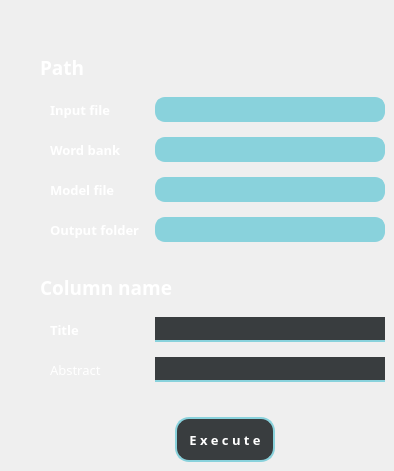
          <widget class="QWidget" name="page_8">
           <property name="styleSheet">
            <string notr="true">QLabel {
 color: #fff;
}

#pre_input_path,
#pre_wb_path,
#pre_model_path,
#pre_output_path {
 color: #000;
 background-color: #89D2DC;
 border-radius: 10px;
 border: 2px solid #89D2DC;
}

#pre_input,
#pre_output,
#pre_wb,
#pre_model {
 color: #000;
 background-color: #89D2DC;
 border-radius: 10px;
 border: 2px solid #89D2DC;
}

#pre_input_button,
#pre_wb_button,
#pre_output_button,
#pre_model_button {
 color: #000;
 background-color: #89D2DC;
 border-radius: 10px;
 border: 4px solid #89D2DC;
}

#pre_ti_col,
#pre_ab_col {
 background-color: #393D3F;
 border: none;
 border-bottom: 2px solid #89D2DC;
 color: #B2B2B2;
 padding-bottom: 3px;
}
</string>
           </property>
           <widget class="QLabel" name="label_9">
            <property name="geometry">
             <rect>
              <x>50</x>
              <y>100</y>
              <width>101</width>
              <height>20</height>
             </rect>
            </property>
            <property name="font">
             <font>
              <family>微軟正黑體</family>
              <pointsize>10</pointsize>
              <weight>75</weight>
              <bold>true</bold>
             </font>
            </property>
            <property name="text">
             <string>Input file</string>
            </property>
           </widget>
           <widget class="QPushButton" name="pre_exeButton">
            <property name="geometry">
             <rect>
              <x>175</x>
              <y>417</y>
              <width>100</width>
              <height>45</height>
             </rect>
            </property>
            <property name="sizePolicy">
             <sizepolicy hsizetype="Fixed" vsizetype="Fixed">
              <horstretch>0</horstretch>
              <verstretch>0</verstretch>
             </sizepolicy>
            </property>
            <property name="font">
             <font>
              <family>SemplicitaPro</family>
              <pointsize>10</pointsize>
              <weight>75</weight>
              <bold>true</bold>
             </font>
            </property>
            <property name="styleSheet">
             <string notr="true">QPushButton#pre_exeButton {
 color: #fff;
 background-color: #393D3F;
 border-radius: 14px;
 border: 2px solid #89D2DC;
}

QPushButton#pre_exeButton:hover, press {
 color: #393D3F;
 background-color: #89D2DC;
 border-radius: 14px;
 border: 2px solid #89D2DC;
}</string>
            </property>
            <property name="text">
             <string>E x e c u t e</string>
            </property>
            <property name="flat">
             <bool>false</bool>
            </property>
           </widget>
           <widget class="QWidget" name="pre_wb" native="true">
            <property name="geometry">
             <rect>
              <x>155</x>
              <y>137</y>
              <width>230</width>
              <height>25</height>
             </rect>
            </property>
            <property name="layoutDirection">
             <enum>Qt::LeftToRight</enum>
            </property>
            <property name="styleSheet">
             <string notr="true"/>
            </property>
            <layout class="QHBoxLayout" name="horizontalLayout_8">
             <property name="spacing">
              <number>0</number>
             </property>
             <property name="leftMargin">
              <number>6</number>
             </property>
             <property name="topMargin">
              <number>0</number>
             </property>
             <property name="rightMargin">
              <number>0</number>
             </property>
             <property name="bottomMargin">
              <number>0</number>
             </property>
             <item>
              <widget class="QLineEdit" name="pre_wb_path">
               <property name="sizePolicy">
                <sizepolicy hsizetype="Minimum" vsizetype="Fixed">
                 <horstretch>0</horstretch>
                 <verstretch>0</verstretch>
                </sizepolicy>
               </property>
               <property name="minimumSize">
                <size>
                 <width>200</width>
                 <height>0</height>
                </size>
               </property>
               <property name="font">
                <font>
                 <family>微軟正黑體</family>
                 <pointsize>10</pointsize>
                </font>
               </property>
               <property name="layoutDirection">
                <enum>Qt::LeftToRight</enum>
               </property>
              </widget>
             </item>
             <item>
              <widget class="QPushButton" name="pre_wb_button">
               <property name="styleSheet">
                <string notr="true"/>
               </property>
               <property name="text">
                <string/>
               </property>
               <property name="icon">
                <iconset>
                 <normaloff>../../../pythonProject/ReviewPaperAI/ui/assets/icon/search_file.png</normaloff>../../../pythonProject/ReviewPaperAI/ui/assets/icon/search_file.png</iconset>
               </property>
               <property name="autoRepeat">
                <bool>false</bool>
               </property>
              </widget>
             </item>
            </layout>
           </widget>
           <widget class="QWidget" name="pre_output" native="true">
            <property name="geometry">
             <rect>
              <x>155</x>
              <y>217</y>
              <width>230</width>
              <height>25</height>
             </rect>
            </property>
            <property name="layoutDirection">
             <enum>Qt::LeftToRight</enum>
            </property>
            <property name="styleSheet">
             <string notr="true"/>
            </property>
            <layout class="QHBoxLayout" name="horizontalLayout_9">
             <property name="spacing">
              <number>0</number>
             </property>
             <property name="leftMargin">
              <number>6</number>
             </property>
             <property name="topMargin">
              <number>0</number>
             </property>
             <property name="rightMargin">
              <number>0</number>
             </property>
             <property name="bottomMargin">
              <number>0</number>
             </property>
             <item>
              <widget class="QLineEdit" name="pre_output_path">
               <property name="sizePolicy">
                <sizepolicy hsizetype="Minimum" vsizetype="Preferred">
                 <horstretch>0</horstretch>
                 <verstretch>0</verstretch>
                </sizepolicy>
               </property>
               <property name="minimumSize">
                <size>
                 <width>200</width>
                 <height>0</height>
                </size>
               </property>
               <property name="font">
                <font>
                 <family>微軟正黑體</family>
                 <pointsize>10</pointsize>
                </font>
               </property>
               <property name="layoutDirection">
                <enum>Qt::LeftToRight</enum>
               </property>
              </widget>
             </item>
             <item>
              <widget class="QPushButton" name="pre_output_button">
               <property name="styleSheet">
                <string notr="true"/>
               </property>
               <property name="text">
                <string/>
               </property>
               <property name="icon">
                <iconset>
                 <normaloff>../../../pythonProject/ReviewPaperAI/ui/assets/icon/search_folder.png</normaloff>../../../pythonProject/ReviewPaperAI/ui/assets/icon/search_folder.png</iconset>
               </property>
               <property name="autoRepeat">
                <bool>false</bool>
               </property>
              </widget>
             </item>
            </layout>
           </widget>
           <widget class="QLineEdit" name="pre_ti_col">
            <property name="geometry">
             <rect>
              <x>155</x>
              <y>317</y>
              <width>230</width>
              <height>25</height>
             </rect>
            </property>
            <property name="sizePolicy">
             <sizepolicy hsizetype="Maximum" vsizetype="Fixed">
              <horstretch>0</horstretch>
              <verstretch>0</verstretch>
             </sizepolicy>
            </property>
            <property name="font">
             <font>
              <family>微軟正黑體</family>
              <pointsize>10</pointsize>
              <weight>50</weight>
              <bold>false</bold>
             </font>
            </property>
           </widget>
           <widget class="QLineEdit" name="pre_ab_col">
            <property name="geometry">
             <rect>
              <x>155</x>
              <y>357</y>
              <width>230</width>
              <height>25</height>
             </rect>
            </property>
            <property name="sizePolicy">
             <sizepolicy hsizetype="Maximum" vsizetype="Fixed">
              <horstretch>0</horstretch>
              <verstretch>0</verstretch>
             </sizepolicy>
            </property>
            <property name="font">
             <font>
              <family>微軟正黑體</family>
              <pointsize>10</pointsize>
              <weight>50</weight>
              <bold>false</bold>
             </font>
            </property>
           </widget>
           <widget class="QLabel" name="label_3">
            <property name="geometry">
             <rect>
              <x>40</x>
              <y>47</y>
              <width>50</width>
              <height>40</height>
             </rect>
            </property>
            <property name="font">
             <font>
              <family>SemplicitaPro</family>
              <pointsize>14</pointsize>
              <weight>75</weight>
              <bold>true</bold>
             </font>
            </property>
            <property name="text">
             <string>Path</string>
            </property>
           </widget>
           <widget class="QLabel" name="ab_col_2">
            <property name="geometry">
             <rect>
              <x>50</x>
              <y>360</y>
              <width>100</width>
              <height>20</height>
             </rect>
            </property>
            <property name="font">
             <font>
              <family>微軟正黑體</family>
              <pointsize>10</pointsize>
              <weight>50</weight>
              <bold>false</bold>
             </font>
            </property>
            <property name="text">
             <string>Abstract</string>
            </property>
           </widget>
           <widget class="QLabel" name="label_4">
            <property name="geometry">
             <rect>
              <x>40</x>
              <y>267</y>
              <width>150</width>
              <height>40</height>
             </rect>
            </property>
            <property name="font">
             <font>
              <family>SemplicitaPro</family>
              <pointsize>14</pointsize>
              <weight>75</weight>
              <bold>true</bold>
             </font>
            </property>
            <property name="text">
             <string>Column name</string>
            </property>
           </widget>
           <widget class="QLabel" name="label_11">
            <property name="geometry">
             <rect>
              <x>50</x>
              <y>220</y>
              <width>115</width>
              <height>20</height>
             </rect>
            </property>
            <property name="font">
             <font>
              <family>微軟正黑體</family>
              <pointsize>10</pointsize>
              <weight>75</weight>
              <bold>true</bold>
             </font>
            </property>
            <property name="text">
             <string>Output folder</string>
            </property>
           </widget>
           <widget class="QLabel" name="label_12">
            <property name="geometry">
             <rect>
              <x>50</x>
              <y>320</y>
              <width>100</width>
              <height>20</height>
             </rect>
            </property>
            <property name="font">
             <font>
              <family>微軟正黑體</family>
              <pointsize>10</pointsize>
              <weight>75</weight>
              <bold>true</bold>
             </font>
            </property>
            <property name="text">
             <string>Title</string>
            </property>
           </widget>
           <widget class="QWidget" name="pre_input" native="true">
            <property name="geometry">
             <rect>
              <x>155</x>
              <y>97</y>
              <width>230</width>
              <height>25</height>
             </rect>
            </property>
            <property name="layoutDirection">
             <enum>Qt::LeftToRight</enum>
            </property>
            <property name="styleSheet">
             <string notr="true"/>
            </property>
            <layout class="QHBoxLayout" name="horizontalLayout_10">
             <property name="spacing">
              <number>0</number>
             </property>
             <property name="leftMargin">
              <number>6</number>
             </property>
             <property name="topMargin">
              <number>0</number>
             </property>
             <property name="rightMargin">
              <number>0</number>
             </property>
             <property name="bottomMargin">
              <number>0</number>
             </property>
             <item>
              <widget class="QLineEdit" name="pre_input_path">
               <property name="sizePolicy">
                <sizepolicy hsizetype="Minimum" vsizetype="Preferred">
                 <horstretch>0</horstretch>
                 <verstretch>0</verstretch>
                </sizepolicy>
               </property>
               <property name="minimumSize">
                <size>
                 <width>200</width>
                 <height>0</height>
                </size>
               </property>
               <property name="font">
                <font>
                 <family>微軟正黑體</family>
                 <pointsize>10</pointsize>
                </font>
               </property>
               <property name="layoutDirection">
                <enum>Qt::LeftToRight</enum>
               </property>
              </widget>
             </item>
             <item>
              <widget class="QPushButton" name="pre_input_button">
               <property name="styleSheet">
                <string notr="true"/>
               </property>
               <property name="text">
                <string/>
               </property>
               <property name="icon">
                <iconset>
                 <normaloff>../../../pythonProject/ReviewPaperAI/ui/assets/icon/search_file.png</normaloff>../../../pythonProject/ReviewPaperAI/ui/assets/icon/search_file.png</iconset>
               </property>
               <property name="autoRepeat">
                <bool>false</bool>
               </property>
              </widget>
             </item>
            </layout>
           </widget>
           <widget class="QLabel" name="label_14">
            <property name="geometry">
             <rect>
              <x>50</x>
              <y>140</y>
              <width>101</width>
              <height>20</height>
             </rect>
            </property>
            <property name="font">
             <font>
              <family>微軟正黑體</family>
              <pointsize>10</pointsize>
              <weight>75</weight>
              <bold>true</bold>
             </font>
            </property>
            <property name="text">
             <string>Word bank</string>
            </property>
           </widget>
           <widget class="QWidget" name="pre_model" native="true">
            <property name="geometry">
             <rect>
              <x>155</x>
              <y>177</y>
              <width>230</width>
              <height>25</height>
             </rect>
            </property>
            <property name="layoutDirection">
             <enum>Qt::LeftToRight</enum>
            </property>
            <property name="styleSheet">
             <string notr="true"/>
            </property>
            <layout class="QHBoxLayout" name="horizontalLayout_11">
             <property name="spacing">
              <number>0</number>
             </property>
             <property name="leftMargin">
              <number>6</number>
             </property>
             <property name="topMargin">
              <number>0</number>
             </property>
             <property name="rightMargin">
              <number>0</number>
             </property>
             <property name="bottomMargin">
              <number>0</number>
             </property>
             <item>
              <widget class="QLineEdit" name="pre_model_path">
               <property name="sizePolicy">
                <sizepolicy hsizetype="Minimum" vsizetype="Preferred">
                 <horstretch>0</horstretch>
                 <verstretch>0</verstretch>
                </sizepolicy>
               </property>
               <property name="minimumSize">
                <size>
                 <width>200</width>
                 <height>0</height>
                </size>
               </property>
               <property name="font">
                <font>
                 <family>微軟正黑體</family>
                 <pointsize>10</pointsize>
                </font>
               </property>
               <property name="layoutDirection">
                <enum>Qt::LeftToRight</enum>
               </property>
              </widget>
             </item>
             <item>
              <widget class="QPushButton" name="pre_model_button">
               <property name="styleSheet">
                <string notr="true"/>
               </property>
               <property name="text">
                <string/>
               </property>
               <property name="icon">
                <iconset>
                 <normaloff>../../../pythonProject/ReviewPaperAI/ui/assets/icon/search_file.png</normaloff>../../../pythonProject/ReviewPaperAI/ui/assets/icon/search_file.png</iconset>
               </property>
               <property name="autoRepeat">
                <bool>false</bool>
               </property>
              </widget>
             </item>
            </layout>
           </widget>
           <widget class="QLabel" name="label_15">
            <property name="geometry">
             <rect>
              <x>50</x>
              <y>180</y>
              <width>101</width>
              <height>20</height>
             </rect>
            </property>
            <property name="font">
             <font>
              <family>微軟正黑體</family>
              <pointsize>10</pointsize>
              <weight>75</weight>
              <bold>true</bold>
             </font>
            </property>
            <property name="text">
             <string>Model file</string>
            </property>
           </widget>
          </widget>
